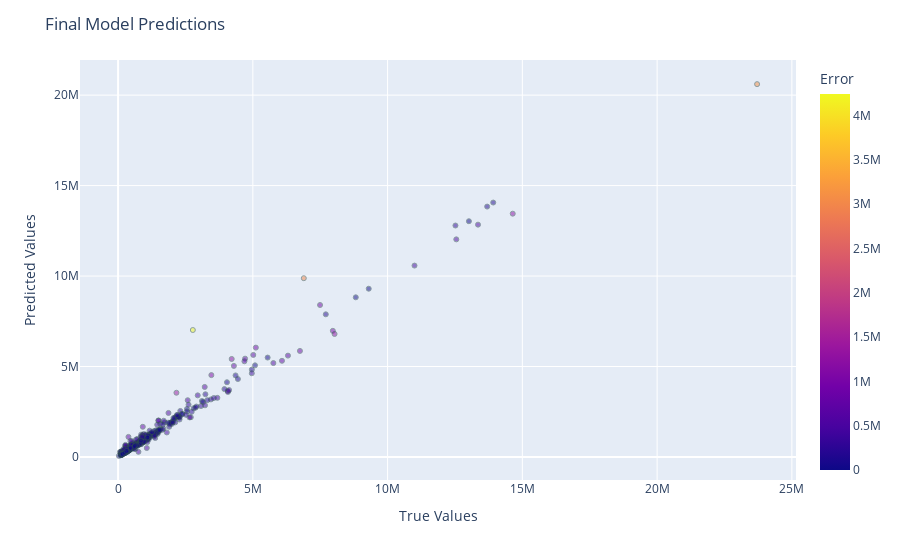

Notebook code cell kept with this figure:
### Code cell
plot_results(y_test, y_pred, 'Final Model Predictions')

### Figure 1 — Plotly figure (JSON) as saved in the notebook; plotly's stock layout.template omitted (floating-point values rounded to 4 significant figures; data arrays with more than 128 entries replaced by an {"elided": "..."} marker saying what was removed)
{"data": [{"hovertemplate": "<b>%{hovertext}</b><br><br>x=%{x}<br>y=%{y}<br>color=%{marker.color}<extra></extra>", "hovertext": {"elided": "370 int values"}, "legendgroup": "", "marker": {"color": {"elided": "370 float values"}, "coloraxis": "coloraxis", "line": {"color": "DarkSlateGrey", "width": 1}, "opacity": 0.5, "size": 5, "symbol": "circle"}, "mode": "markers", "name": "", "orientation": "v", "showlegend": false, "type": "scatter", "x": {"elided": "370 int values"}, "xaxis": "x", "y": {"elided": "370 float values"}, "yaxis": "y"}], "layout": {"coloraxis": {"colorbar": {"title": {"text": "Error"}}, "colorscale": [[0, "#0d0887"], [0.1111, "#46039f"], [0.2222, "#7201a8"], [0.3333, "#9c179e"], [0.4444, "#bd3786"], [0.5556, "#d8576b"], [0.6667, "#ed7953"], [0.7778, "#fb9f3a"], [0.8889, "#fdca26"], [1, "#f0f921"]]}, "legend": {"tracegroupgap": 0}, "margin": {"t": 60}, "title": {"text": "Final Model Predictions"}, "xaxis": {"anchor": "y", "domain": [0, 1], "title": {"text": "True Values"}}, "yaxis": {"anchor": "x", "domain": [0, 1], "title": {"text": "Predicted Values"}}}}
